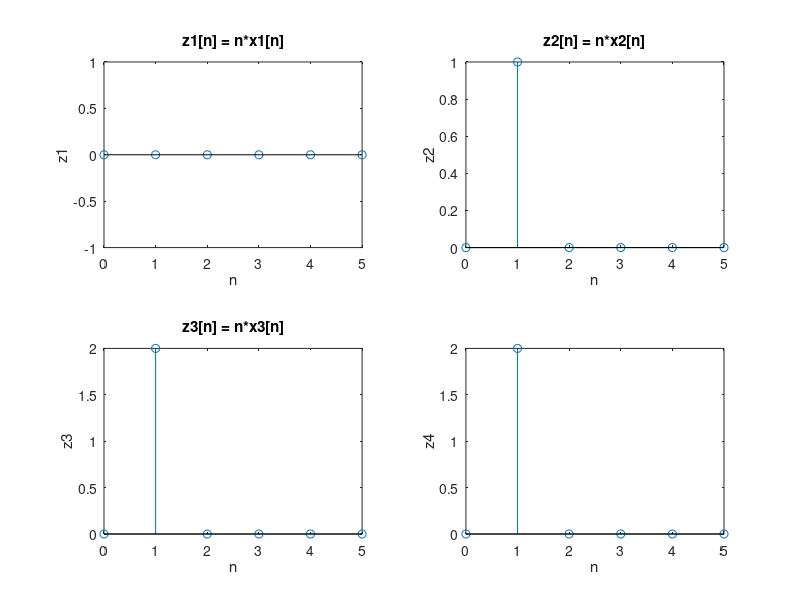

Reproduce this figure in MATLAB. (Note: this script raises an error after producing the figure.)
n = 0:5;
x1 = [1 zeros(1, 5)];
x2 = [0 1 zeros(1, 4)];
x3 = x1 + 2 * x2;

%System1
b1 = [1 -1 -1]; % input index
a1 = [1 0 0]; %output index

w1 = filter(b1, a1, x1);
w2 = filter(b1, a1, x2);
w3 = filter(b1, a1, x3);
w4 = w1 + 2 * w2;

subplot(2, 2, 1)
stem(n, w1)
xlabel('n')
ylabel('w1')
title('w1[n] = x1[n] - x1[n-1] - x1[n-2]');
subplot(2, 2, 2)
stem(n, w2)
xlabel('n')
ylabel('w2')
title('w2[n] = x2[n] - x2[n-1] - x2[n-2]');
subplot(2, 2, 3)
stem(n, w3)
xlabel('n')
ylabel('w3')
title('w3[n] = x3[n] - x1[n-1] - x3[n-2]');
subplot(2, 2, 4)
stem(n, w4)
xlabel('n')
ylabel('w4')
title('w4[n] = w1[n] + 2*w2[n]');

%System2
y1 = cos(x1);
y2 = cos(x2);
y3 = cos(x3);
y4 = y1 + 2 * y2;

subplot(2, 2, 1)
stem(n, y1)
xlabel('n')
ylabel('y1')
title('y1[n] = cosx1[n]');
subplot(2, 2, 2)
stem(n, y2)
xlabel('n')
ylabel('y2')
title('y2[n] = cosx2[n]');
subplot(2, 2, 3)
stem(n, y3)
xlabel('n')
ylabel('y3')
title('y3[n] = cosx3[n]');
subplot(2, 2, 4)
stem(n, y4)
xlabel('n')
ylabel('y4')
title('y4[n] = y1[n] + 2*y2[n]');

%System3
z1 = n .* x1;
z2 = n .* x2;
z3 = n .* x3;
z4 = z1 + 2 * z2;

subplot(2, 2, 1)
stem(n, z1)
xlabel('n')
ylabel('z1')
title('z1[n] = n*x1[n]');
subplot(2, 2, 2)
stem(n, z2)
xlabel('n')
ylabel('z2')
title('z2[n] = n*x2[n]');
subplot(2, 2, 3)
stem(n, z3)
xlabel('n')
ylabel('z3')
title('z3[n] = n*x3[n]');
subplot(2, 2, 4)
stem(n, z4)
xlabel('n')
ylabel('z4')
itle('z4[n] = z1[n] + 2*z2[n]');
